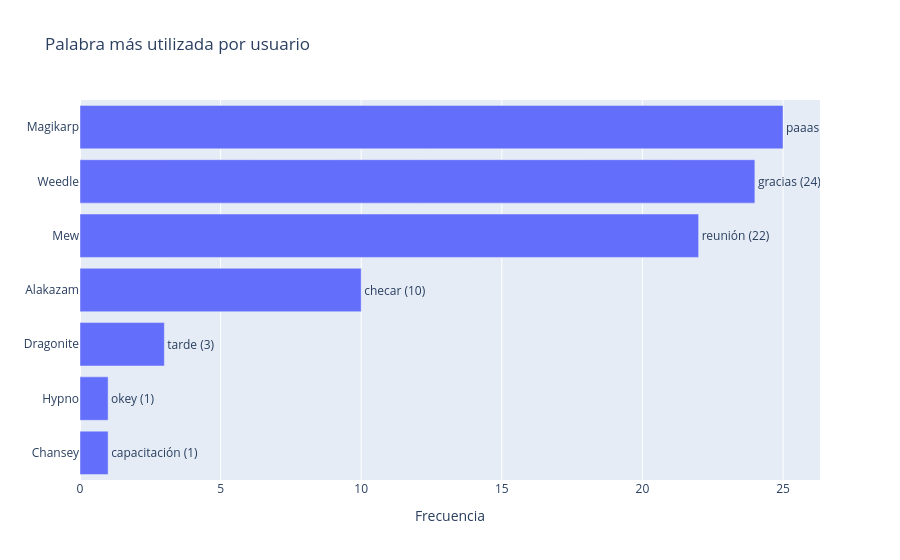

The notebook cell saved with this chart:
### Code cell
df_top_palabras = df_top_palabras.sort_values(
    "frecuencia",
    ascending=True
)

fig = px.bar(
    df_top_palabras,
    x="frecuencia",
    y="usuario",
    orientation="h",
    text="palabra",
    title="Palabra más utilizada por usuario",
    labels={
        "frecuencia": "Frecuencia",
        "usuario": "Usuario"
    },
    custom_data=["palabra"]
)

fig.update_traces(
    texttemplate="%{customdata[0]} (%{x})",
    textposition="outside",
    hovertemplate=(
        "<b>%{y}</b><br>"
        "Palabra: %{customdata[0]}<br>"
        "Frecuencia: %{x}"
        "<extra></extra>"
    )
)

fig.update_layout(
    yaxis_title=None
)

fig.show()

### Figure 1 — Plotly figure (JSON) as saved in the notebook; plotly's stock layout.template omitted (floating-point values rounded to 4 significant figures)
{"data": [{"customdata": [["capacitación"], ["okey"], ["tarde"], ["checar"], ["reunión"], ["gracias"], ["paaas"]], "hovertemplate": "<b>%{y}</b><br>Palabra: %{customdata[0]}<br>Frecuencia: %{x}<extra></extra>", "legendgroup": "", "marker": {"color": "#636efa", "pattern": {"shape": ""}}, "name": "", "orientation": "h", "showlegend": false, "text": ["capacitación", "okey", "tarde", "checar", "reunión", "gracias", "paaas"], "textposition": "outside", "texttemplate": "%{customdata[0]} (%{x})", "type": "bar", "x": [1, 1, 3, 10, 22, 24, 25], "xaxis": "x", "y": ["Chansey", "Hypno", "Dragonite", "Alakazam", "Mew", "Weedle", "Magikarp"], "yaxis": "y"}], "layout": {"barmode": "relative", "legend": {"tracegroupgap": 0}, "title": {"text": "Palabra más utilizada por usuario"}, "xaxis": {"anchor": "y", "domain": [0, 1], "title": {"text": "Frecuencia"}}, "yaxis": {"anchor": "x", "domain": [0, 1], "title": {}}}}
